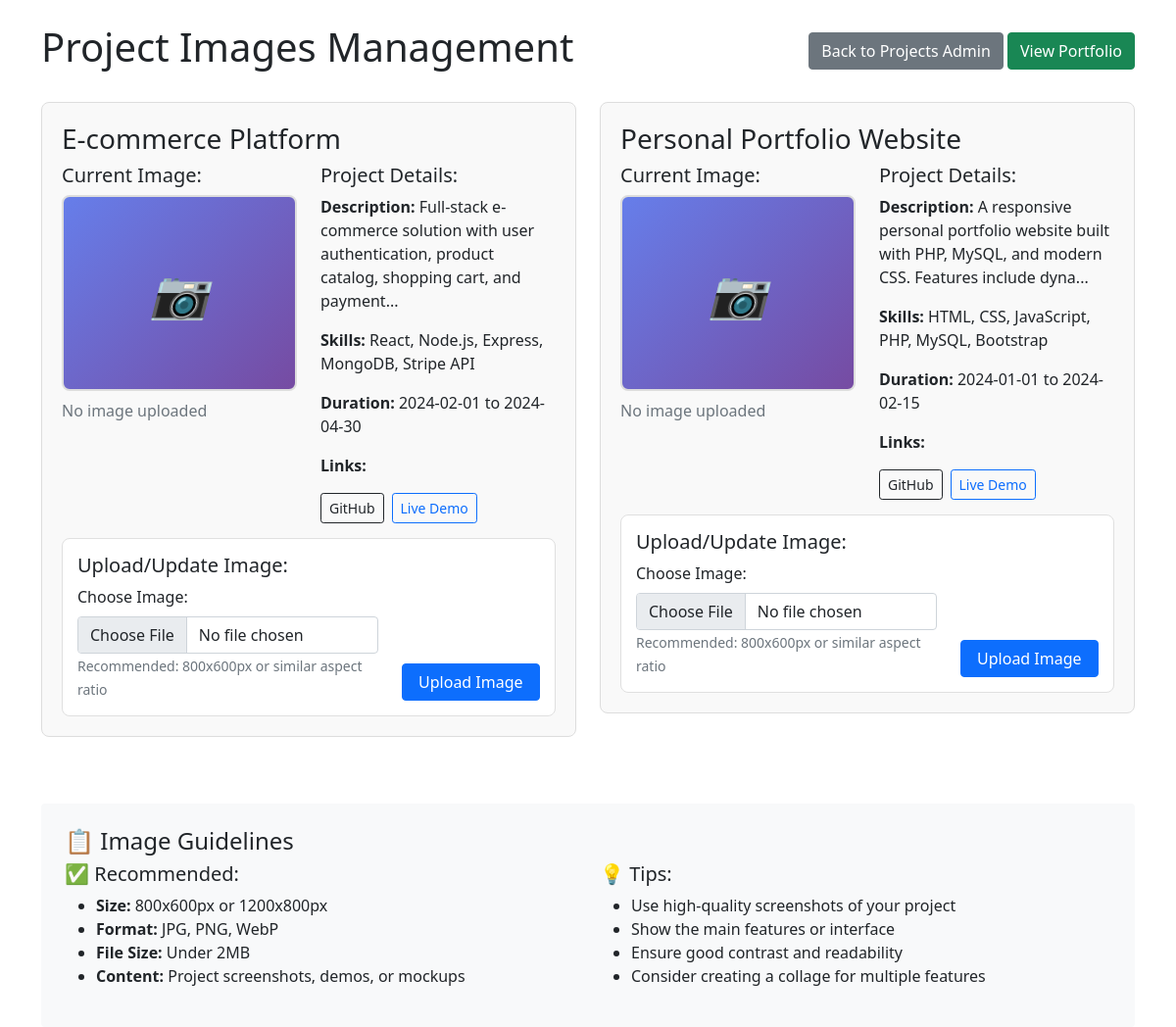
Screenshot of /project-images.php with the database file from the repository.
### tables this page shows
CREATE TABLE IF NOT EXISTS projects (
    id INT AUTO_INCREMENT PRIMARY KEY,
    name VARCHAR(255) NOT NULL,
    image VARCHAR(255) DEFAULT NULL,
    description TEXT,
    skills TEXT,
    start_date DATE,
    end_date DATE,
    github_link VARCHAR(255),
    live_link VARCHAR(255),
    mentor VARCHAR(255),
    team_size INT DEFAULT 1,
    created_at TIMESTAMP DEFAULT CURRENT_TIMESTAMP,
    updated_at TIMESTAMP DEFAULT CURRENT_TIMESTAMP ON UPDATE CURRENT_TIMESTAMP
);

### project-images.php (the view, shortened to what this page needs)
<?php
require_once 'includes/config.php';
try {
    $projects = $pdo->query("SELECT * FROM projects ORDER BY id DESC")->fetchAll();
} catch (Exception $e) {
    $projects = [];
    $message .= "Error loading projects: " . $e->getMessage();
}
?>
<!DOCTYPE html>
<html lang="en">
<head>
    <link href="https://cdn.jsdelivr.net/npm/bootstrap@5.1.3/dist/css/bootstrap.min.css" rel="stylesheet">
</head>
<body>
    <div class="container mt-4">
        <div class="d-flex justify-content-between align-items-center mb-4">
            <h1>Project Images Management</h1>
            <div>
                <a href="admin.php?section=projects" class="btn btn-secondary">Back to Projects Admin</a>
                <a href="index.php" class="btn btn-success">View Portfolio</a>
            </div>
        </div>
        <div class="row">
            <?php if (empty($projects)): ?>
                <div class="col-12">
                    <div class="alert alert-warning">
                        <h4>No Projects Found</h4>
                        <p>You need to add some projects first before you can upload images.</p>
                        <a href="admin.php?section=projects" class="btn btn-primary">Add Projects</a>
                    </div>
                </div>
            <?php else: ?>
                <?php foreach ($projects as $project): ?>
                    <div class="col-lg-6 col-md-12">
                        <div class="project-card">
                            <h3><?= htmlspecialchars($project['name']) ?></h3>
                            <div class="row">
                                <div class="col-md-6">
                                    <h5>Current Image:</h5>
                                    <?php if (!empty($project['image'])): ?>
                                        <img src="<?= htmlspecialchars($project['image']) ?>" alt="Project Image" class="project-image">
                                        <p class="mt-2 text-muted small">
                                            <strong>File:</strong> <?= basename($project['image']) ?>
                                        </p>
                                    <?php else: ?>
                                        <div class="no-image">
                                            <i class="bi bi-image" style="font-size: 3rem;">📷</i>
                                        </div>
                                        <p class="mt-2 text-muted">No image uploaded</p>
                                    <?php endif; ?>
                                </div>
                                <div class="col-md-6">
                                    <h5>Project Details:</h5>
                                    <p><strong>Description:</strong> <?= htmlspecialchars(substr($project['description'] ?? '', 0, 100)) ?>...</p>
                                    <p><strong>Skills:</strong> <?= htmlspecialchars($project['skills'] ?? 'Not specified') ?></p>
                                    <p><strong>Duration:</strong> <?= htmlspecialchars($project['start_date'] ?? '') ?> to <?= htmlspecialchars($project['end_date'] ?? '') ?></p>
                                    <?php if (!empty($project['github_link']) || !empty($project['live_link'])): ?>
                                        <p><strong>Links:</strong></p>
                                        <div class="d-flex gap-2">
                                            <?php if (!empty($project['github_link'])): ?>
                                                <a href="<?= htmlspecialchars($project['github_link']) ?>" target="_blank" class="btn btn-sm btn-outline-dark">GitHub</a>
                                            <?php endif; ?>
                                            <?php if (!empty($project['live_link'])): ?>
                                                <a href="<?= htmlspecialchars($project['live_link']) ?>" target="_blank" class="btn btn-sm btn-outline-primary">Live Demo</a>
                                            <?php endif; ?>
                                        </div>
                                    <?php endif; ?>
                                </div>
                            </div>
                            <div class="upload-section">
                                <h5>Upload/Update Image:</h5>
                                <form method="post" enctype="multipart/form-data">
                                    <div class="row align-items-end">
                                        <div class="col-md-8">
                                            <label for="project_image_<?= $project['id'] ?>" class="form-label">Choose Image:</label>
                                            <input type="file" name="project_image" id="project_image_<?= $project['id'] ?>"
                                                   class="form-control" accept="image/*" required>
                                            <small class="form-text text-muted">Recommended: 800x600px or similar aspect ratio</small>
                                        </div>
                                        <div class="col-md-4">
                                            <button type="submit" class="btn btn-primary w-100">
                                                <?= !empty($project['image']) ? 'Update Image' : 'Upload Image' ?>
                                            </button>
                                        </div>
                                    </div>
                                </form>
                            </div>
                        </div>
                    </div>
                <?php endforeach; ?>
            <?php endif; ?>
        </div>
        <div class="mt-5 p-4 bg-light rounded">
            <h4>📋 Image Guidelines</h4>
            <div class="row">
                <div class="col-md-6">
                    <h5>✅ Recommended:</h5>
                    <ul>
                        <li><strong>Size:</strong> 800x600px or 1200x800px</li>
                        <li><strong>Format:</strong> JPG, PNG, WebP</li>
                        <li><strong>File Size:</strong> Under 2MB</li>
                        <li><strong>Content:</strong> Project screenshots, demos, or mockups</li>
                    </ul>
                </div>
                <div class="col-md-6">
                    <h5>💡 Tips:</h5>
                    <ul>
                        <li>Use high-quality screenshots of your project</li>
                        <li>Show the main features or interface</li>
                        <li>Ensure good contrast and readability</li>
                        <li>Consider creating a collage for multiple features</li>
                    </ul>
                </div>
            </div>
        </div>
    </div>
</body>
</html>

### project-images.php (style rules this page uses)
.project-card { border: 1px solid #ddd; border-radius: 8px; padding: 20px; margin-bottom: 20px; background: #f9f9f9; }
.no-image { width: 100%; max-width: 300px; height: 200px; background: linear-gradient(135deg, #667eea 0%, #764ba2 100%); display: flex; align-items: center; justify-content: center; color: white; font-size: 2rem; border-radius: 8px; border: 2px solid #ddd; }
.upload-section { background: #fff; padding: 15px; border-radius: 8px; border: 1px solid #e0e0e0; margin-top: 15px; }

### rows the page displays
projects: name "E-commerce Platform", shows "No image uploaded", description "Full-stack e-commerce solution with user authentication, product catalog, shopping cart, and payment", skills "React, Node.js, Express, MongoDB, Stripe API", start_date "2024-02-01", end_date "2024-04-30", shows "Upload Image"
projects: name "Personal Portfolio Website", shows "No image uploaded", description "A responsive personal portfolio website built with PHP, MySQL, and modern CSS. Features include dyna", skills "HTML, CSS, JavaScript, PHP, MySQL, Bootstrap", start_date "2024-01-01", end_date "2024-02-15", shows "Upload Image"
